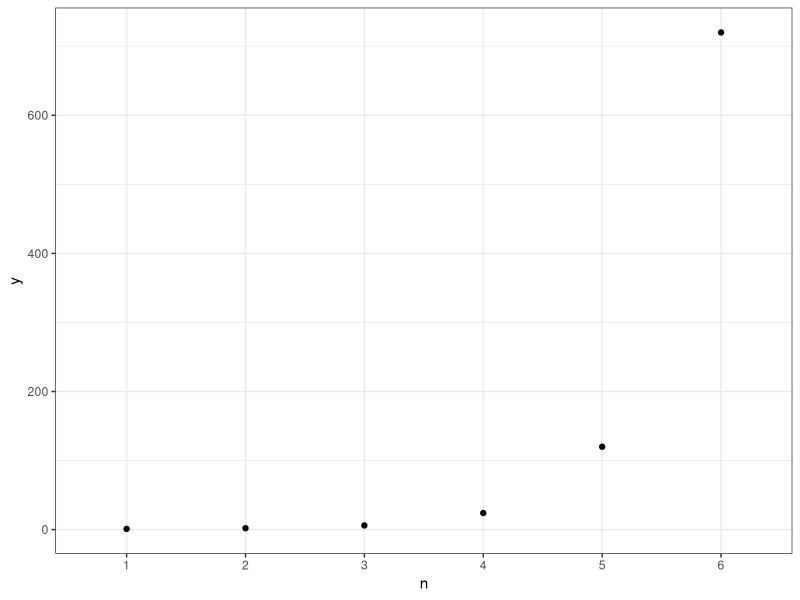

This chart was generated by the following R code: (Note: this script raises an error after producing the figure.)
## ---- chunk 1
n <- c(1:6)
y <- vector(mode = "numeric", length = length(n))
y[1] <- 1
for(i in 2:length(n)) {
  y[i] = y[i-1] * i
}
dta <- as.data.frame(cbind(n,y))
library(ggplot2)
ggplot(dta, aes(n, y)) + 
  geom_point() +
  scale_x_discrete(limits=c("1","2","3","4","5","6")) +
  theme_bw()
## ---- chunk 2
knitr::include_graphics("Gamma_scalevsrate_inwiki.png") 
## ---- chunk 3
library(ggplot2)
## ---- chunk 4
T <- seq(0,20,by=2.5)

df <- data.frame(T)
ggplot(data=df, aes(x=T))+
  stat_function(fun=dgamma, args=list(shape=1, rate=1), aes(colour = "k= 1")) + 
  stat_function(fun=dgamma, args=list(shape=5, rate=1), aes(colour = "k= 5")) +
  stat_function(fun=dgamma, args=list(shape=10, rate=1), aes(colour = "k=10")) +
  scale_y_continuous(limits=c(0,0.40)) +
  scale_colour_manual("", values = c("palegreen", "yellowgreen", "olivedrab")) + 
  ylab("Probability Density") +
  ggtitle("PDF of Gamma Distribution") + 
  theme_bw() + 
  theme(plot.title = element_text(hjust = 0.5))
## ---- chunk 5
ggplot(data=df, aes(x=T))+
  stat_function(fun=dgamma, args=list(shape=10, rate=1), aes(colour = "r=1")) + 
  stat_function(fun=dgamma, args=list(shape=10, rate=2), aes(colour = "r=2")) +
  stat_function(fun=dgamma, args=list(shape=10, rate=3), aes(colour = "r=3")) +
  scale_y_continuous(limits=c(0,0.40)) +
  scale_colour_manual("", values = c("gold", "burlywood", "darkorange")) + 
  ylab("Probability Density") +
  ggtitle("PDF of Gamma Distribution (k=10)") + 
  theme_bw() + 
  theme(plot.title = element_text(hjust = 0.5))
